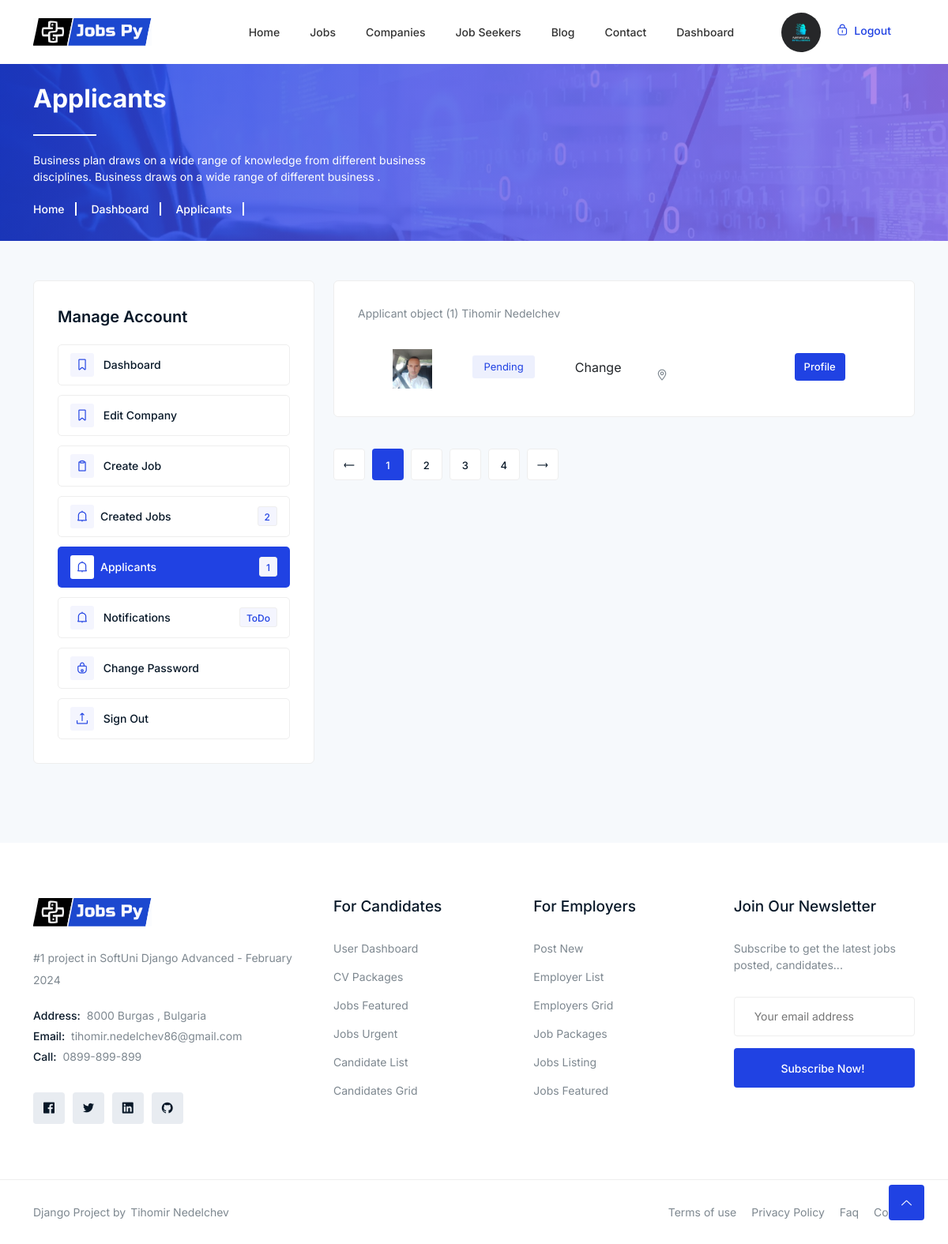
Page /company/company-applicant/jobs-aplicant/1/ (signed in) on the earlier database version.
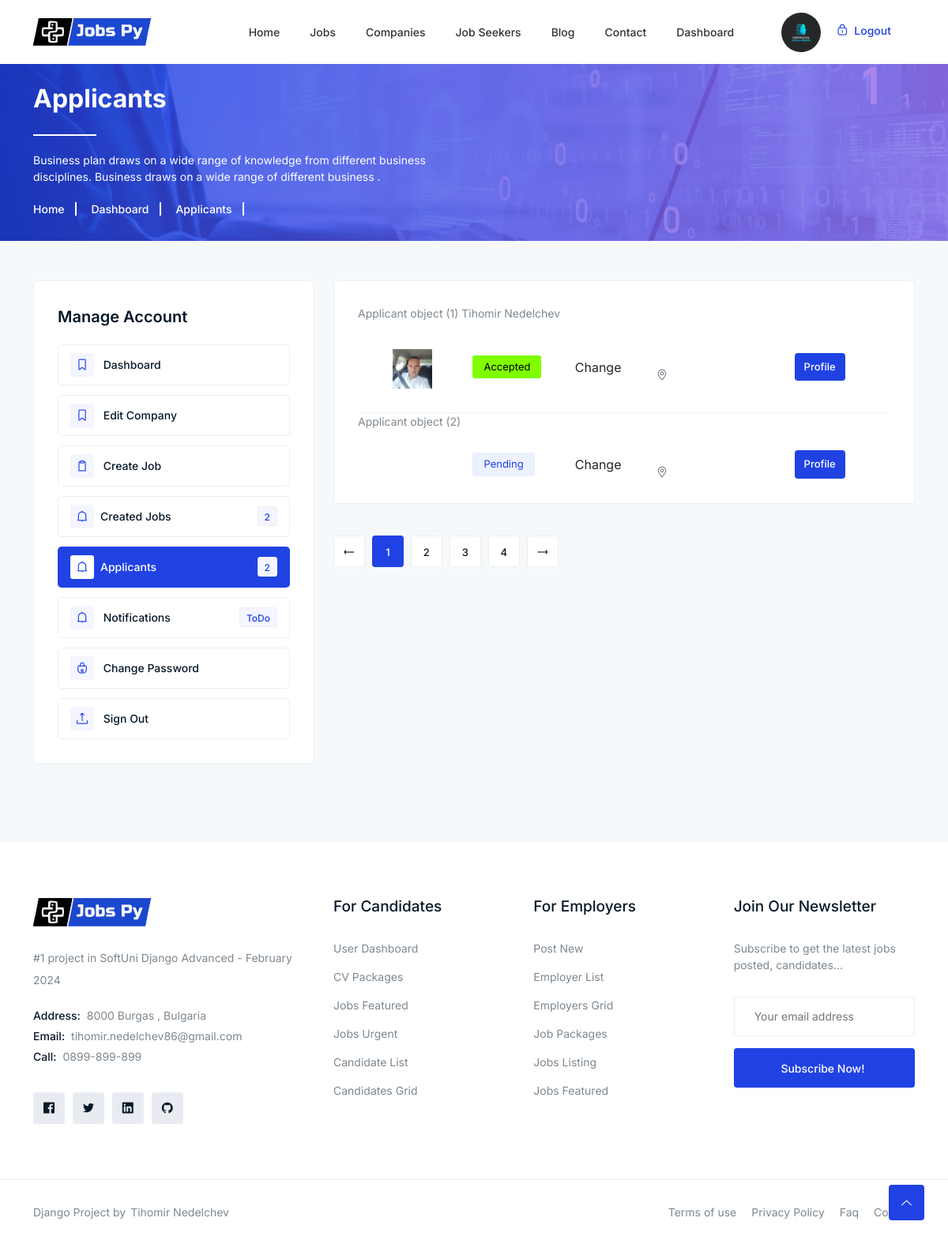
Same page on the later database version.
### jobsPy/accounts/models.py (models this page shows)
class Account(AbstractBaseUser, PermissionsMixin):
    username = None
    ROLE_CHOICES = (
        ('jobseeker', 'Job Seeker'),
        ('company', 'Company'),
    )
    role = models.CharField(max_length=10, choices=ROLE_CHOICES)
    date_joined = models.DateTimeField(auto_now_add=True)
    last_login = models.DateTimeField(auto_now_add=True)
    email = models.EmailField(max_length=100, unique=True, null=False, blank=False)
    USERNAME_FIELD = 'email'
    EMAIL_FIELD = 'email'
    REQUIRED_FIELDS = []
    objects = AccountModel()
    is_staff = models.BooleanField(default=False)

### jobsPy/company/models.py (models this page shows)
class CompanyProfile(models.Model):
    user = models.OneToOneField(UserModel, on_delete=models.CASCADE, primary_key=True, related_name="company")
    name = models.CharField(max_length=40)
    description = RichTextField(null=False, blank=False)
    location = models.CharField(max_length=40)
    email = models.EmailField(max_length=254, null=False, blank=False)
    image = models.ImageField(
        null=True, blank=True, upload_to="company/image")
    website_url = models.URLField(max_length=200)
    @property
    def get_all_applicant(self):
        return Applicant.objects.filter(job__user=self.user, job__is_published=True).count()

### jobsPy/jobs/models.py (models this page shows, shortened)
class Applicant(models.Model):
    user = models.ForeignKey(UserModel, on_delete=models.CASCADE)
    job = models.ForeignKey(Job, on_delete=models.CASCADE, related_name="applicants")
    created_at = models.DateTimeField(auto_now_add=True)
    comment = models.TextField(blank=True, null=True)
    status = models.SmallIntegerField(default=1)
    class Meta:
        ordering = ["id"]
        unique_together = ["user", "job"]
    @property
    def get_status(self):
        if self.status == 1:
            return "Pending"
        elif self.status == 2:
            return "Accepted"
        else:
            return "Rejected"

class Job(models.Model):
    user = models.ForeignKey(UserModel,  on_delete=models.CASCADE)
    title = models.CharField(max_length=300)
    slug = models.SlugField(allow_unicode=True, max_length=100, unique=True)
    category = models.ForeignKey(Category,  on_delete=models.CASCADE)
    seniority = models.ForeignKey(Seniority, on_delete=models.SET_NULL, blank=True, null=True)
    description = RichTextField(null=False, blank=False)
    responsibilities = RichTextField(null=False, blank=False)
    benefits = RichTextField(null=True, blank=True)
    job_image = models.ImageField(null=True, blank=True, upload_to="jobs/image", default="images/default/default.jpg")
    vacancy = models.IntegerField(null=True, blank=True)
    location = models.CharField(max_length=300,)
    job_type = models.CharField(choices=JOB_TYPE, max_length=10)
    salary = models.CharField(max_length=30, blank=True)
    deadline = models.DateField()
    is_published = models.BooleanField(default=True)
    created_at = models.DateTimeField(auto_now_add=True)
    modified_at = models.DateTimeField(auto_now=True)
    needed_skills = models.ManyToManyField(Skills, related_name="needed_skills")

### jobsPy/jobseekers/models.py (models this page shows, shortened)
class JobSeeker(models.Model):
    user = models.OneToOneField(UserModel, on_delete=models.CASCADE, primary_key=True)
    first_name = models.CharField(max_length=50, blank=False, null=False)
    last_name = models.CharField(max_length=50, blank=False, null=False)
    city = models.CharField(max_length=50, blank=False, null=False)
    nationality = models.CharField(max_length=50, blank=False, null=False)
    occupation = models.CharField(max_length=50, blank=False, null=False)
    seniority = models.ForeignKey(Seniority, on_delete=models.SET_NULL, blank=True, null=True)
    website = models.URLField(max_length=70, blank=True, null=True)
    linkedin = models.URLField(blank=False, null=False, max_length=50)
    github = models.URLField(blank=False, null=False, max_length=50)
    about = RichTextField(blank=False, null=False)
    phone_number = models.CharField(max_length=50, blank=True, null=True)
    profile_picture = models.ImageField(
        blank=True, null=True, upload_to='images/profile')
    gender = models.CharField(blank=False, null=False,
                              choices=GENDER_TYPE, max_length=1)
    marital_status = models.CharField(blank=False, null=False, max_length=20, choices=MARITAL_STATUS)
    skills = models.ManyToManyField(Skills, related_name="skills")
    activated = models.BooleanField(default=False)

### jobsPy/company/views.py (the view)
# urls.py: path('company-applicant/jobs-aplicant/<int:pk>/', ApplicantList.as_view(), name="applicant_list"),
class ApplicantList(LoginRequiredMixin, CompanyRoleRequiredMixin,ListView):
    model = Applicant
    template_name = 'company/applicant_list.html'  # Create this template if needed
    def get_queryset(self):
        job_pk = self.kwargs['pk']
        job = get_object_or_404(Job, pk=job_pk)
        return job.applicants.all()

### jobsPy/core/accounts_mixins.py (called while the page is built)
    def dispatch(self, request, *args, **kwargs):
        if request.user.is_authenticated and request.user.role == "company":
            return super().dispatch(request, *args, **kwargs)
        else:
            return render(request, '403.html', status=403)

### templates/company/applicant_list.html (shortened to what the changed rows need)
{% extends 'base.html' %}
{% block main_content %}
    <div class="breadcrumbs overlay">
        <div class="container">
            <div class="row">
                <div class="col-12">
                    <div class="breadcrumbs-content">
                        <h1 class="page-title">Applicants</h1>
                    </div>
                </div>
            </div>
        </div>
    </div>
    <div class="bookmarked section">
        <div class="container">
            <div class="alerts-inner">
                <div class="row">
{% include 'company/company-menu.html' %}
                    <div class="col-lg-8 col-12">
                        <div class="job-items">
                            {% for obj in object_list %}
                                {{ obj }}
                                {{ obj.user.jobseeker.first_name }}
                                {{ obj.user.jobseeker.last_name }}
                            <div class="manage-content">
                                <div class="row align-items-center justify-content-center">
                                    <div class="col-lg-2 col-md-5 col-12">
                                        <div class="title-img">
                                            <div class="can-img">
                                                {% if obj.user.jobseeker.profile_picture %}
                                                <img src="{{  obj.user.jobseeker.profile_picture.url }}" alt="#">
                                                {% endif %}
                                            </div>
                                        </div>
                                    </div>
                                    <div class="col-lg-2 col-md-2 col-12">
                                        <p><span class="time {% if obj.status == 3 %}rejected{% elif obj.status == 2 %}apply{% endif %}">{{ obj.get_status }}</span></p>
                                    </div>
                                    <div class="col-lg-2 col-md-2 col-12">
                                            <a href="{% url 'change-status' obj.pk %}" class="btn">Change</a>
                                    </div>
                                    <div class="col-lg-3 col-md-3 col-12">
                                        <p class="location"><i class="lni lni-map-marker"></i>{{ jobs.location}}</p>
                                    </div>
                                    <div class="col-lg-2 col-md-2 col-12">
                                        <div class="button">
                                           {% if obj.user.jobseeker %}
                                            <a href="{% url 'jobseeker details' obj.user.jobseeker.pk %}" class="btn">Profile</a>
                                            {% endif %}
                                        </div>
                                    </div>
                                </div>
                            </div>
                            {% endfor %}
                        </div>
                        <div class="pagination left pagination-md-center">
                            <ul class="pagination-list">
                            </ul>
                        </div>
                    </div>
                </div>
            </div>
        </div>
    </div>
{% endblock %}

### templates/base.html (shortened to what the changed rows need)
{% load static %}
{% load socialaccount %}
<!DOCTYPE html>
<html class="no-js" lang="zxx">
<head>
    <link rel="stylesheet" href="{% static '/css/bootstrap.min.css' %}" />
    <link rel="stylesheet" href="{% static '/css/LineIcons.2.0.css' %}" />
    <link rel="stylesheet" href="{% static '/css/animate.css' %}" />
    <link rel="stylesheet" href="{% static '/css/tiny-slider.css' %}" />
    <link rel="stylesheet" href="{% static '/css/glightbox.min.css' %}" />
    <link rel="stylesheet" href="{% static '/css/main.css' %}" />
    <link rel="stylesheet" href="{% static '/css/flaticon.css' %}" />
</head>
<body>
    <header class="header style4">
        <div class="navbar-area">
            <div class="container">
                <div class="row align-items-center">
                    <div class="col-lg-12">
                        <nav class="navbar navbar-expand-lg">
                            <div class="button">
                                {% if user.is_authenticated %}
                                {% if user.company.image %}
                                    <a href="{% url 'login_redirect_dashboard' %} "><img class="user-profile-small" src="{{ user.company.image.url }}" alt="Logo"></a>
                                {% elif user.jobseeker.profile_picture %}
                                    <a href="{% url 'login_redirect_dashboard' %} "><img class="user-profile-small" src="{{ user.jobseeker.profile_picture.url }}" alt="Logo"></a>
                                {% endif %}
                                {% else %}
                                <a href="{% url 'login' %}"   class="login"><i
                                        class="lni lni-lock-alt"></i> Login</a>
                                <a href="{% url 'registration' %}"  class="btn">Sign Up</a>
                                {% endif %}
                            </div>
                        </nav>
                    </div>
                </div>
            </div>
        </div>
    </header>
{% block main_content %}
{% endblock %}
</body>
</html>

### templates/company/company-menu.html (shortened to what this page needs)
                    <div class="col-lg-4 col-12">
                        <div class="dashbord-sidebar">
                            <ul>
                                <li class="heading">Manage Account</li>
                              <li><a class="{% if request.resolver_match.url_name == 'company-dashboard' %}active{% endif %}" href="{% url 'company-dashboard'  %}"><i class="lni lni-bookmark"></i> Dashboard </a></li>
                                <li><a class="" href="{% url 'edit-company-profile' request.user.id %}"><i class="lni lni-bookmark"></i> Edit Company </a></li>
                                <li><a class="{% if request.resolver_match.url_name == 'create_job' %}active{% endif %}"  href="{% url 'create_job' %}"><i class="lni lni-clipboard"></i> Create Job</a></li>
                                <li><a class="" href="{% url 'created-jobs' %}"><i class="lni lni-alarm"></i>Created Jobs <span class="notifi">{{ request.user.job_set.all|length }}</span></a></li>
                                <li><a class="{% if request.resolver_match.url_name == 'jobs-applicants' %}active{% elif request.resolver_match.url_name == 'applicant_list' %}active{% endif %}" href="{% url 'jobs-applicants' %}"><i class="lni lni-alarm"></i>Applicants <span class="notifi">{{ request.user.company.get_all_applicant }}</span></a></li>
                                <li><a  href="#"><i class="lni lni-alarm"></i> Notifications <span
                                            class="notifi">ToDo</span></a></li>
                                <li><a href="{% url 'change-password' %}"><i class="lni lni-lock"></i> Change Password</a></li>
                                <li><a href="{% url 'sing-out' %}"><i class="lni lni-upload"></i> Sign Out</a></li>
                            </ul>
                        </div>
                    </div>

Differences in the rows shown:
changed Account: user.company.get_all_applicant "1" → "2"
changed Applicant "Applicant object (1)": status 1 → 2 (drawn); get_status "Pending" → "Accepted"
added Applicant: id "Applicant object (2)", get_status "Pending", shows "Profile"
